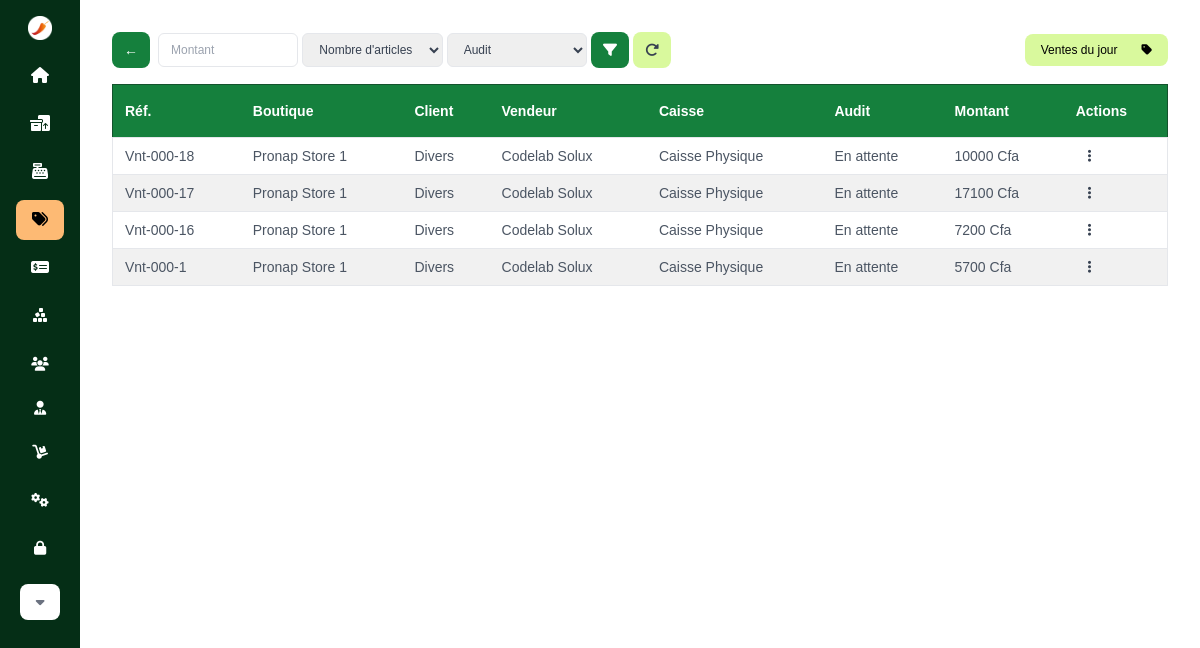
The page /sales/ (signed in) on the database as committed earlier.
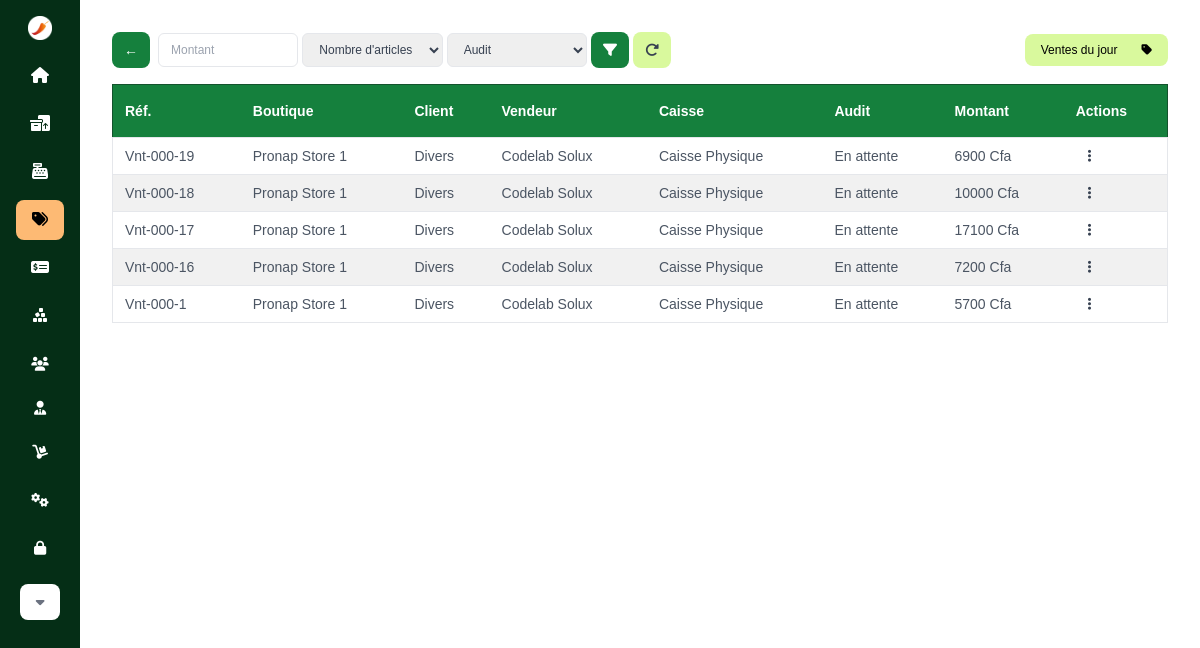
The same page on the database as committed later.
### base/models.py (models this page shows, shortened)
class Sale(models.Model):
    store = models.ForeignKey(Store, default=1, on_delete=models.CASCADE)
    buyer = models.ForeignKey(Client, default=1, on_delete=models.CASCADE)
    seller = models.ForeignKey(CustomUser, on_delete=models.CASCADE)
    product_stocks = models.ManyToManyField(ProductStock, through='SaleItem')
    cashdesk = models.ForeignKey(Cashdesk, default=1, blank=True, null=True, on_delete=models.SET_NULL)
    audit = models.CharField(
        max_length=50, choices=audit_statuses, default='pending')
    items = models.IntegerField(default=0)
    total = models.IntegerField(default=0)
    discount = models.IntegerField(default='0', blank=True, null=True)
    observation = models.CharField(max_length=500, blank=True, null=True)
    timestamp = models.DateTimeField(auto_now=True)

class Store(models.Model):
    store_type = models.CharField(max_length=50, choices=store_types)
    manager = models.ForeignKey(
        CustomUser, blank=True, null=True, on_delete=models.SET_NULL, related_name='store_manager')
    workers = models.ManyToManyField(
        CustomUser, blank=True, related_name='store_workers')
    name = models.CharField(max_length=255, default='', null=True, blank=True)
    address = models.CharField(max_length=255, default='',)
    city = models.CharField(max_length=255, default='',)
    country = models.CharField(max_length=255, default='',)
    phone = models.CharField(max_length=255, default='',)
    description = models.CharField(max_length=500, blank=True, null=True)
    image = models.ImageField(upload_to='store/', blank=True, null=True)
    is_active = models.BooleanField(default=False)
    is_open = models.BooleanField(default=False)
    opening_time = models.TimeField(blank=True, null=True)
    closing_time = models.TimeField(blank=True, null=True)
    opening_date = models.DateField(null=True, blank=True)

class Client(models.Model):
    name = models.CharField(
        max_length=255, default='', null=True, blank=True)
    entity_type = models.CharField(max_length=50, choices=entity_types, default='company')
    sex = models.CharField(max_length=50, default='neutral', choices=sexes)
    email = models.EmailField(max_length=255, blank=True, null=True)
    phone = models.CharField(max_length=255, default='', blank=True, null=True)
    address = models.CharField( max_length=255, default='', blank=True, null=True)
    timestamp = models.DateTimeField(auto_now=True)

class Cashdesk(models.Model):
    store = models.ForeignKey(Store, default=1, on_delete=models.CASCADE)
    cashdesk_type = models.CharField(max_length=50, choices=cashdesk_types)
    name = models.CharField(max_length=500)
    phone = models.CharField(max_length=500, blank=True, null=True)
    acc_number = models.CharField(max_length=500, blank=True, null=True)
    debits = models.IntegerField(default='0', blank=True, null=True)
    credits = models.IntegerField(default='0', blank=True, null=True)

### accounts/models.py (models this page shows, shortened)
class CustomUser(AbstractBaseUser, PermissionsMixin):
    email = models.EmailField(db_index=True, unique=True, max_length=255)
    username = models.CharField(
        max_length=255, unique=True, blank=True, null=True)
    first_name = models.CharField(max_length=255)
    last_name = models.CharField(max_length=255)
    phone = models.CharField(max_length=100, unique=True, blank=True, null=True)
    role = models.ForeignKey(
        Role, on_delete=models.CASCADE, blank=True, null=True,)
    is_active = models.BooleanField(default=True)
    is_staff = models.BooleanField(default=False)
    is_superuser = models.BooleanField(default=False)
    objects = CustomUserManager()
    USERNAME_FIELD = 'email'
    REQUIRED_FIELDS = []
    def get_full_name(self):
        return f' {self.last_name} {self.first_name}'

### base/views.py (the view)
# urls.py: path('sales/', sales, name='sales'),
@login_required(login_url='login')
def sales(req):
    user = req.user
    if not user.is_staff:
        messages.info(req, "Access denied!!!")
        return redirect('home')
    cashdesks = Cashdesk.objects.all()
    buyers = Client.objects.all()
    sellers = CustomUser.objects.all()
    product_stocks = ProductStock.objects.all()
    sales = Sale.objects.all().order_by('-timestamp')
    objects = paginate_objects(req, sales)
    context = {
        "sales": "active",
        'title': 'Ventes',
        'objects': objects,
    }
    return render(req, 'base/sales.html', context)

### base/context_processors.py (called while the page is built)
def cart(request):
    return {'cart': Cart(request)}

### utils.py (called while the page is built)
def h_encode(id):
    return hashids.encode(id)

def paginate_objects(req, obj_list, obj_count=12):
    p = Paginator(obj_list, obj_count)
    page = req.GET.get('page')
    objects = p.get_page(page)
    return objects

    def to_url(self, value):
        return h_encode(value)

### base/templates/base/sales.html (shortened to what the changed rows need)
{% extends 'main.html' %} {% load static %} {% block content %}
<div class="w-full max-w-7xl mx-auto flex flex-col gap-4">
  {% if not objects %}
  <div
    class="h-full flex flex-col items-center justify-center gap-2 my-20 mx-auto"
  >
    <i class="fa-solid fa-tags text-green-700 text-9xl"></i>
    <span>Aucune ventes trouvé</span>
  </div>
  {% else %}
    <table class="w-full text-left db-table rounded-xl">
      <thead class="bg-green-700 border border-green-900 text-white">
        <tr>
          <th class="px-3 py-4 text-sm">Réf.</th>
          <th class="px-3 py-4 text-sm">Boutique</th>
          <th class="px-3 py-4 text-sm">Client</th>
          <th class="px-3 py-4 text-sm">Vendeur</th>
          <th class="px-3 py-4 text-sm">Caisse</th>
          <th class="px-3 py-4 text-sm">Audit</th>
          <th class="px-3 py-4 text-sm">Montant</th>
          <th class="px-3 py-4 text-sm">Actions</th>
        </tr>
      </thead>
      <tbody class="border">
        {% for obj in objects %}
        <tr
          class="text-gray-600 border text-sm hover:bg-white hover:text-black transition-all duration-50"
        >
          <td class="px-3 py-1">Vnt-000-{{obj.id}}</td>
          <td class="px-3 py-1">{{obj.store.name}}</td>
          <td class="px-3 py-1">{{obj.buyer.name}}</td>
          <td class="px-3 py-1">{{obj.seller.get_full_name}}</td>
          <td class="px-3 py-1">{{obj.cashdesk.name}}</td>
          <td class="px-3 py-1">{{obj.get_audit_display}}</td>
          <td class="px-3 py-1">{{obj.total}} Cfa</td>
          <td class="px-3 py-1 relative">
            <div
              class="w-fit flex gap-3 justify-end items-end text-end text-gray-700"
            >
              <button
                type="button"
                class="hover:bg-white hover:text-green-500 px-3 py-1 rounded-full"
                name="sentry"
                onclick="toggleMenu(this,'menu_{{obj.id}}')"
              >
                <i class="fa-sharp fa-solid fa-ellipsis-vertical"></i>
              </button>
            </div>
          </td>
        </tr>
        {% endfor %}
      </tbody>
    </table>
  {% endif %}
</div>
{% endblock %}

Rows that differ between the two databases and show on the page:
added Sale: id "19", store.name "Pronap Store 1", buyer.name "Divers", seller.get_full_name "Codelab Solux", cashdesk.name "Caisse Physique", audit "En attente", total "6900"
